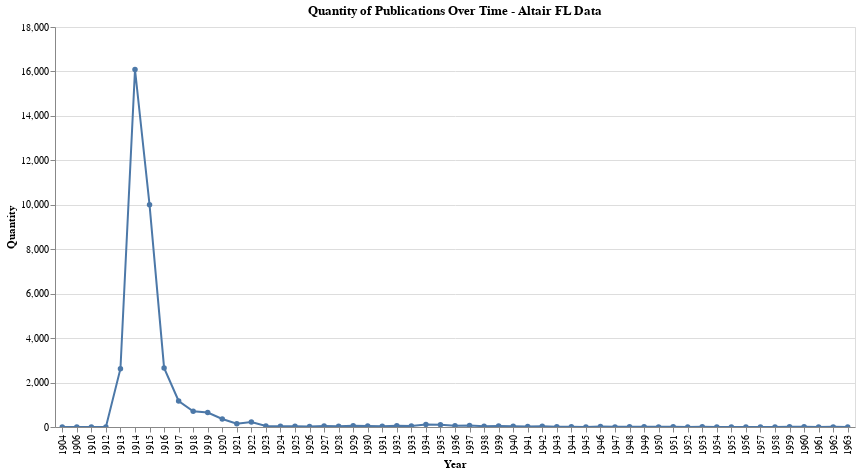

The cell this chart's notebook holds for it:
### Code cell
import pandas as pd
import altair as alt

# Load the data
pl_data_df = pd.read_csv('../chroniclingamerica_csv/fl_data.csv')

# Ensure the 'Date' column is in datetime format
pl_data_df['Date'] = pd.to_datetime(pl_data_df['date'])

# Group by year and count the number of publications
pl_data_df['Year'] = pl_data_df['Date'].dt.year
publications_per_year = pl_data_df.groupby('Year').size().reset_index(name='Quantity')

# Create the Altair chart
chart = alt.Chart(publications_per_year).mark_line(point=True).encode(
    x='Year:O',
    y='Quantity:Q',
    tooltip=['Year', 'Quantity']
).properties(
    title='Quantity of Publications Over Time - Altair FL Data',
    width=800,
    height=400
).interactive()

chart

### Figure 1 — Vega-Lite specification as saved in the notebook (floating-point values rounded to 4 significant figures)
{"config": {"view": {"continuousWidth": 300, "continuousHeight": 300}}, "data": {"name": "data-675672f435a53ef1b59fe09e0c0a2cac"}, "mark": {"type": "line", "point": true}, "encoding": {"tooltip": [{"field": "Year", "type": "quantitative"}, {"field": "Quantity", "type": "quantitative"}], "x": {"field": "Year", "type": "ordinal"}, "y": {"field": "Quantity", "type": "quantitative"}}, "height": 400, "params": [{"name": "param_25", "select": {"type": "interval", "encodings": ["x", "y"]}, "bind": "scales"}], "title": "Quantity of Publications Over Time - Altair FL Data", "width": 800, "$schema": "https://vega.github.io/schema/vega-lite/v5.8.0.json", "datasets": {"data-675672f435a53ef1b59fe09e0c0a2cac": [{"Year": 1904, "Quantity": 1}, {"Year": 1906, "Quantity": 2}, {"Year": 1910, "Quantity": 1}, {"Year": 1912, "Quantity": 2}, {"Year": 1913, "Quantity": 2625}, {"Year": 1914, "Quantity": 16087}, {"Year": 1915, "Quantity": 9997}, {"Year": 1916, "Quantity": 2659}, {"Year": 1917, "Quantity": 1169}, {"Year": 1918, "Quantity": 711}, {"Year": 1919, "Quantity": 654}, {"Year": 1920, "Quantity": 362}, {"Year": 1921, "Quantity": 150}, {"Year": 1922, "Quantity": 224}, {"Year": 1923, "Quantity": 47}, {"Year": 1924, "Quantity": 29}, {"Year": 1925, "Quantity": 39}, {"Year": 1926, "Quantity": 23}, {"Year": 1927, "Quantity": 41}, {"Year": 1928, "Quantity": 32}, {"Year": 1929, "Quantity": 61}, {"Year": 1930, "Quantity": 46}, {"Year": 1931, "Quantity": 38}, {"Year": 1932, "Quantity": 55}, {"Year": 1933, "Quantity": 50}, {"Year": 1934, "Quantity": 113}, {"Year": 1935, "Quantity": 104}, {"Year": 1936, "Quantity": 57}, {"Year": 1937, "Quantity": 65}, {"Year": 1938, "Quantity": 35}, {"Year": 1939, "Quantity": 44}, {"Year": 1940, "Quantity": 36}, {"Year": 1941, "Quantity": 21}, {"Year": 1942, "Quantity": 30}, {"Year": 1943, "Quantity": 16}, {"Year": 1944, "Quantity": 14}, {"Year": 1945, "Quantity": 1}, {"Year": 1946, "Quantity": 21}, {"Year": 1947, "Quantity": 6}, {"Year": 1948, "Quantity": 16}, {"Year": 1949, "Quantity": 9}, {"Year": 1950, "Quantity": 6}, {"Year": 1951, "Quantity": 7}, {"Year": 1952, "Quantity": 1}, {"Year": 1953, "Quantity": 7}, {"Year": 1954, "Quantity": 5}, {"Year": 1955, "Quantity": 5}, {"Year": 1956, "Quantity": 5}, {"Year": 1957, "Quantity": 1}, {"Year": 1958, "Quantity": 3}, {"Year": 1959, "Quantity": 9}, {"Year": 1960, "Quantity": 8}, {"Year": 1961, "Quantity": 3}, {"Year": 1962, "Quantity": 6}, {"Year": 1963, "Quantity": 1}]}}
